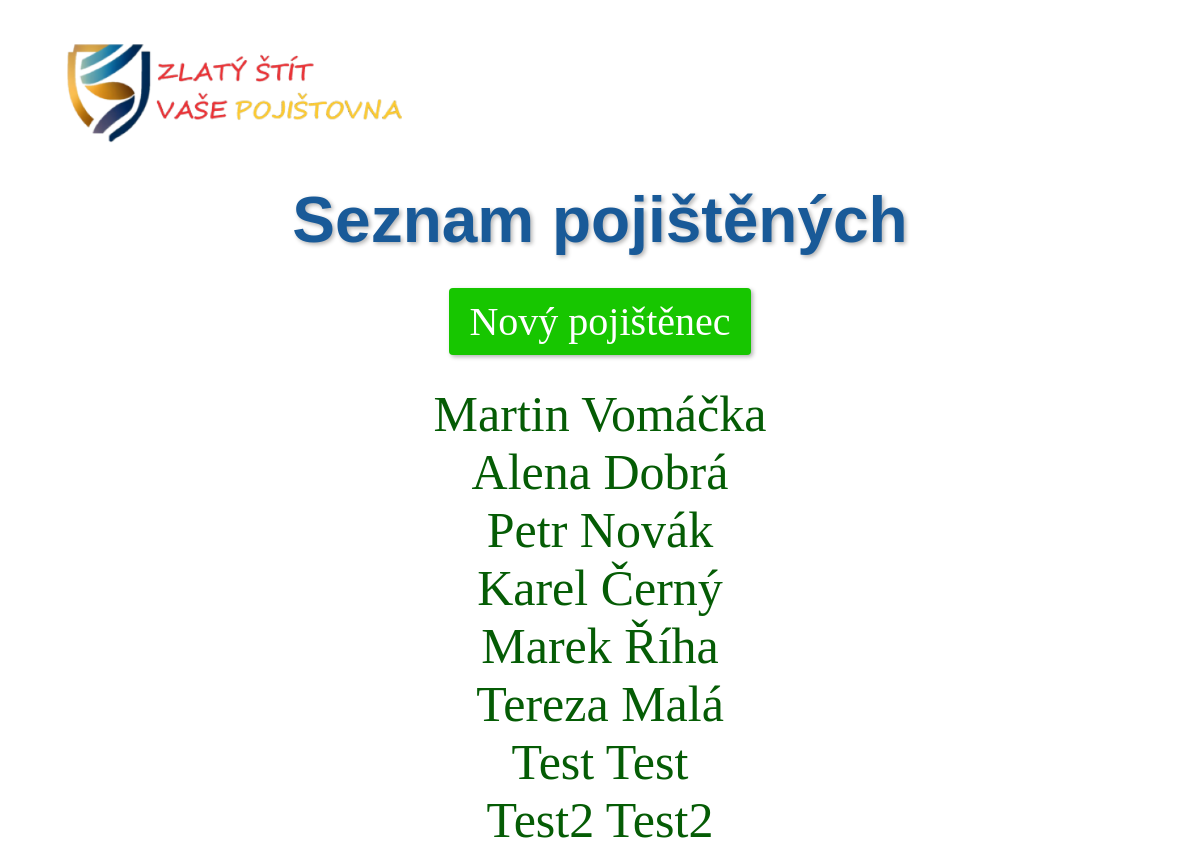
/pojisteni/, run on an earlier commit of the app's database.
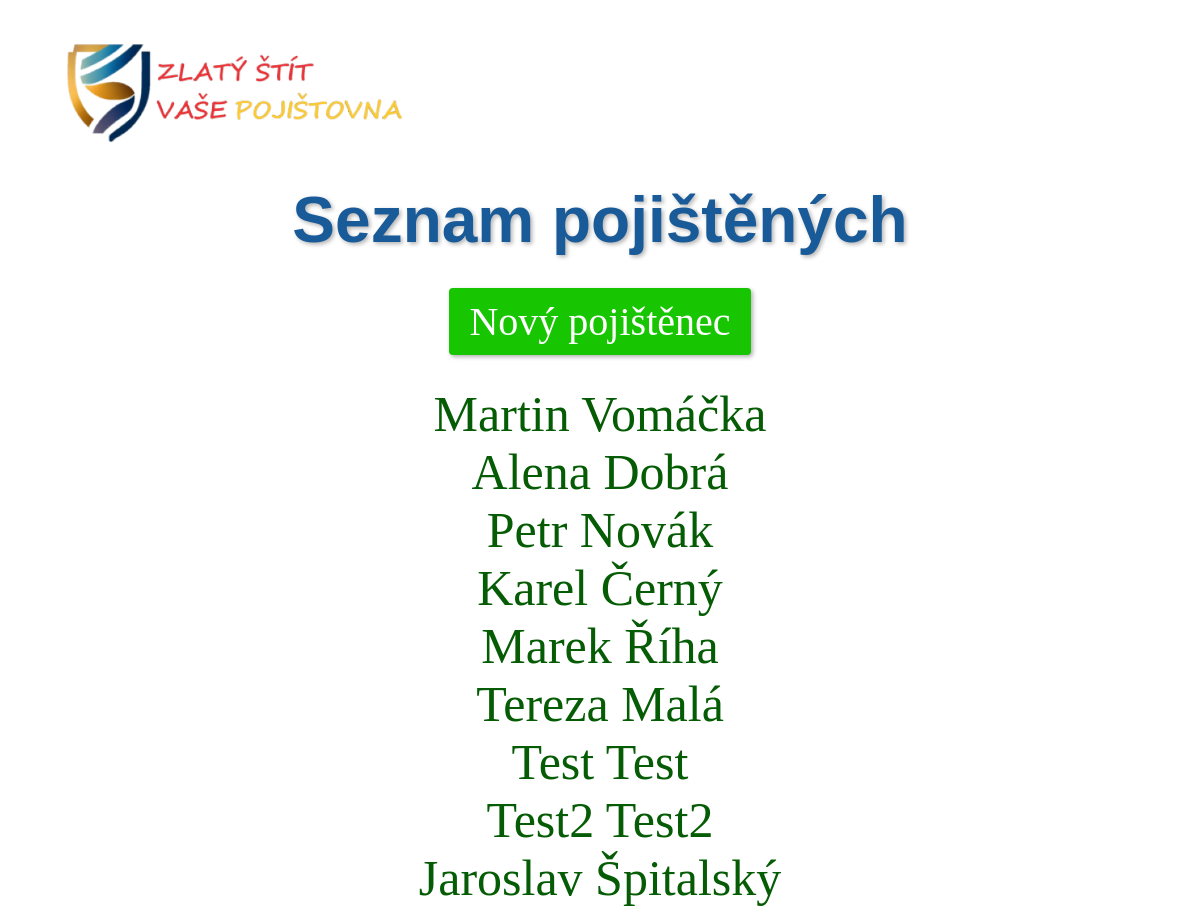
And on a later commit of the database.
### pojisteni/models.py (models this page shows, shortened)
class Pojisteny(models.Model):
    jmeno = models.CharField(max_length=100)
    prijmeni = models.CharField(max_length=100)
    email = models.EmailField()
    cislo_popisne = models.CharField(max_length=10)
    telefon = models.CharField(max_length=20)
    ulice = models.CharField(max_length=100)
    psc = models.CharField(max_length=10)
    mesto = models.CharField(max_length=100)

### pojisteni/views.py (the view)
# urls.py: path('', views.seznam_pojistenych, name='seznam_pojistenych'),
def seznam_pojistenych(request):
    pojisteni = Pojisteny.objects.all()
    return render(request, 'seznam_pojistenych.html', {'pojisteni': pojisteni})

### pojisteni/templates/seznam_pojistenych.html
{% load static %}
<link rel="stylesheet" href="{% static 'pojisteni/style.css' %}">
{% block content %}
<section class="oba">
  <div class="row">
    <img id="logo" src="{% static 'pojisteni/images/logo6.png' %}" alt="Logo">
    <h1>Seznam pojištěných</h1>
    <div class="centered-button">
        <a href="{% url 'novy_pojisteny' %}" class="btn btn-primary btn-novy">Nový pojištěnec</a>
    </div>
    <ul class="seznam">
    {% for pojisteny in pojisteni %}
        <li><a href="{% url 'detail_pojisteneho' pojisteny.pk %}">{{ pojisteny.jmeno }} {{ pojisteny.prijmeni }}</a></li>
    {% endfor %}
    </ul>
  </div>
</section>
{% endblock %}

What changed in the data, as far as the page shows it:
added Pojisteny: jmeno "Jaroslav", prijmeni "Špitalský"
